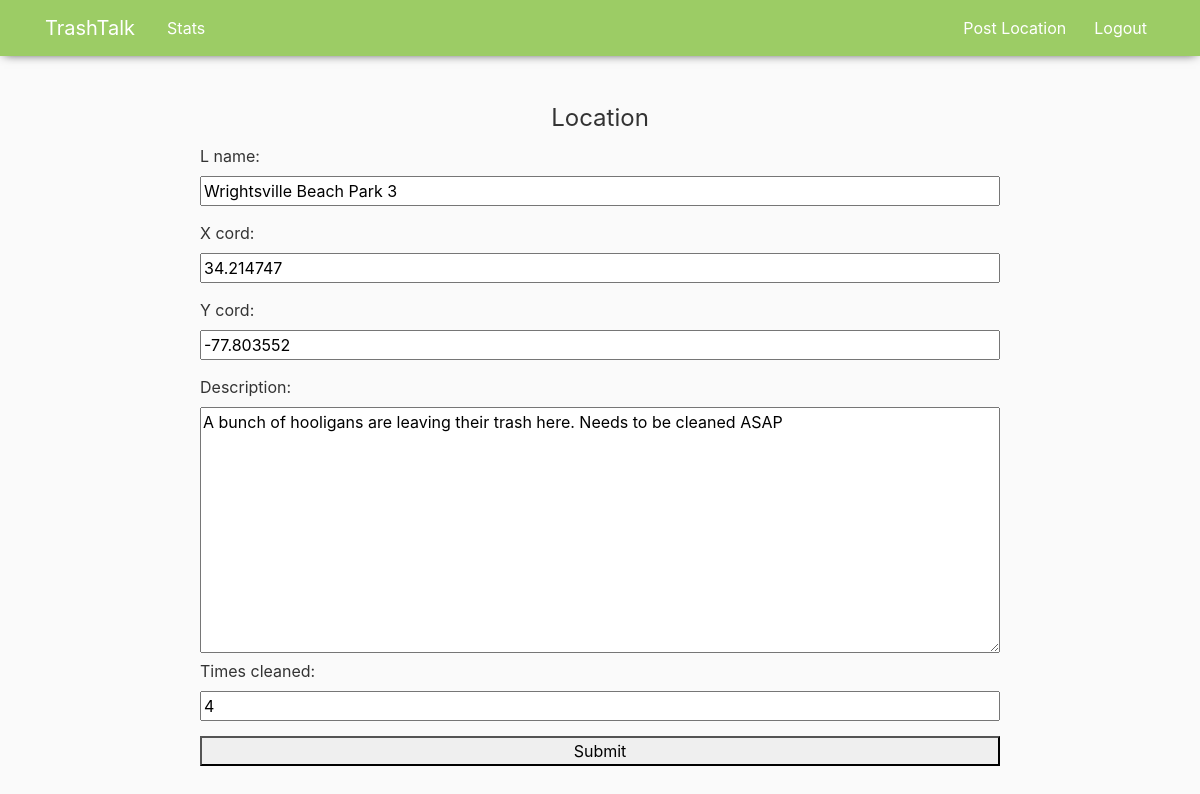
The page /post/eb20c434-d453-47c7-9864-28c2099e2538/update/ (signed in) on the database as committed earlier.
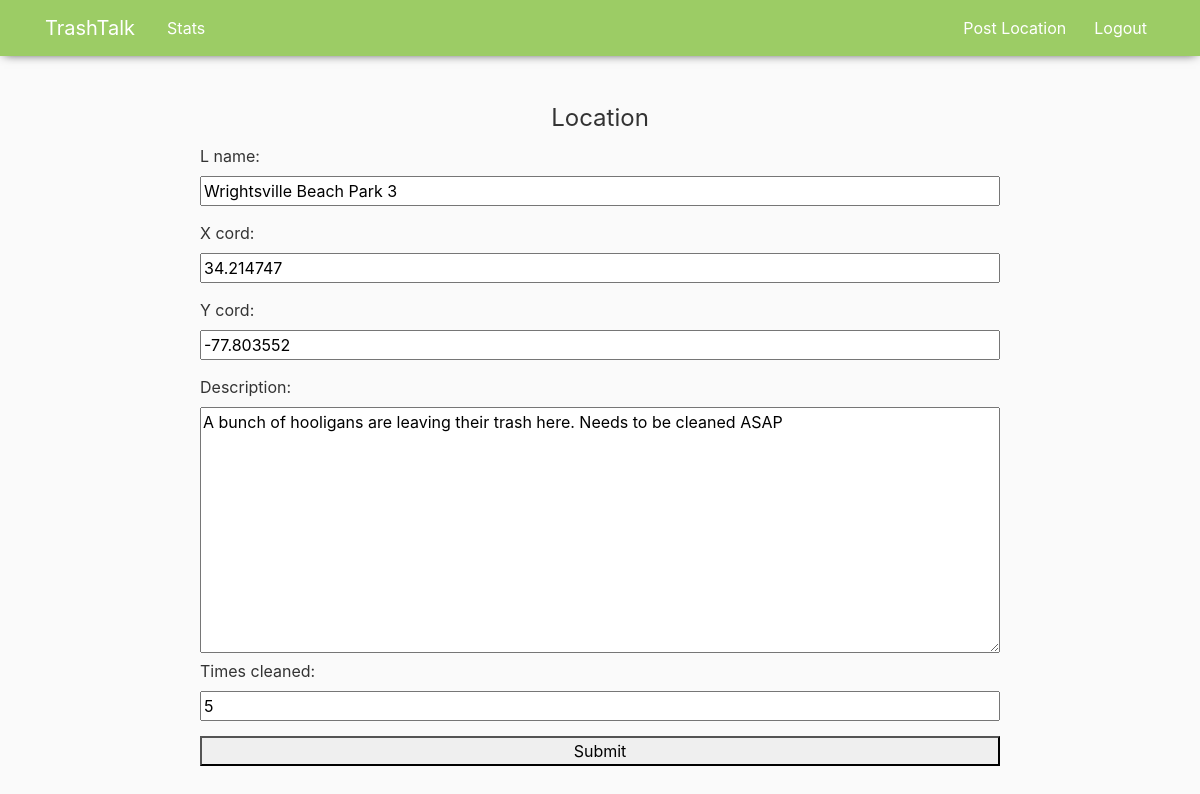
The same page on the database as committed later.
### blog/models.py (models this page shows, shortened)
class Location(models.Model):
    l_id = models.UUIDField(primary_key=True, default=uuid.uuid4, editable=False)
    l_name = models.CharField(max_length = 100)
    x_cord = models.FloatField()
    y_cord = models.FloatField()
    description = models.TextField()
    times_cleaned = models.IntegerField()

### blog/views.py (the view, shortened to what this page needs)
# urls.py: path('post/<pk>/update/', PostUpdateView.as_view(), name='post-update'),
class PostUpdateView(UpdateView):
    model = Location
    fields = ['l_name', 'x_cord', 'y_cord', 'description', 'times_cleaned']

### blog/templates/blog/location_form.html (shortened to what this page needs)
{% extends "blog/base.html" %}
{% block content %}
    <div>
        <form method="POST">
            <fieldset>
                <legend>Location</legend>
                {{form}}
            </fieldset>
            <button type = "submit">Submit</button>
        </form>
    </div>
{% endblock content %}

Rows that differ between the two databases and show on the page:
changed Location "Wrightsville Beach Park 3": times_cleaned "4" → "5"
